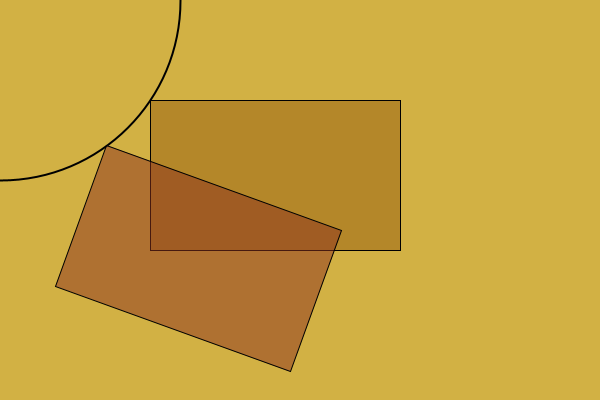
Frame 1 (no input)
Frame 60 (the mouse pressed at the canvas centre just before this capture): identical to frame 1, image omitted
Frame 120 (the mouse held since frame 60 and released just before this capture): identical to frame 1, image omitted

The Processing sketch that drew this single still picture (run headless with seeded random() and noise(); from frame 60 on, the mouse is pressed at the canvas centre):

// Processing sketch: box4
// ── box4.pde
void setup() {
   size(600, 400);
}

void draw() {
   background(210, 177, 68);
   stroke(0);
   noFill();
   strokeWeight(2);
   float radiusUL = dist(0, 0, 150, 100);
   ellipse(0, 0, radiusUL*2, radiusUL*2);
   strokeWeight(1);

   fill(149, 93, 13, 128);
   rect(150, 100, 250, 150);
   fill(139, 49, 30, 128);
   rotate(radians(20));
   rect(150, 100, 250, 150);
}
